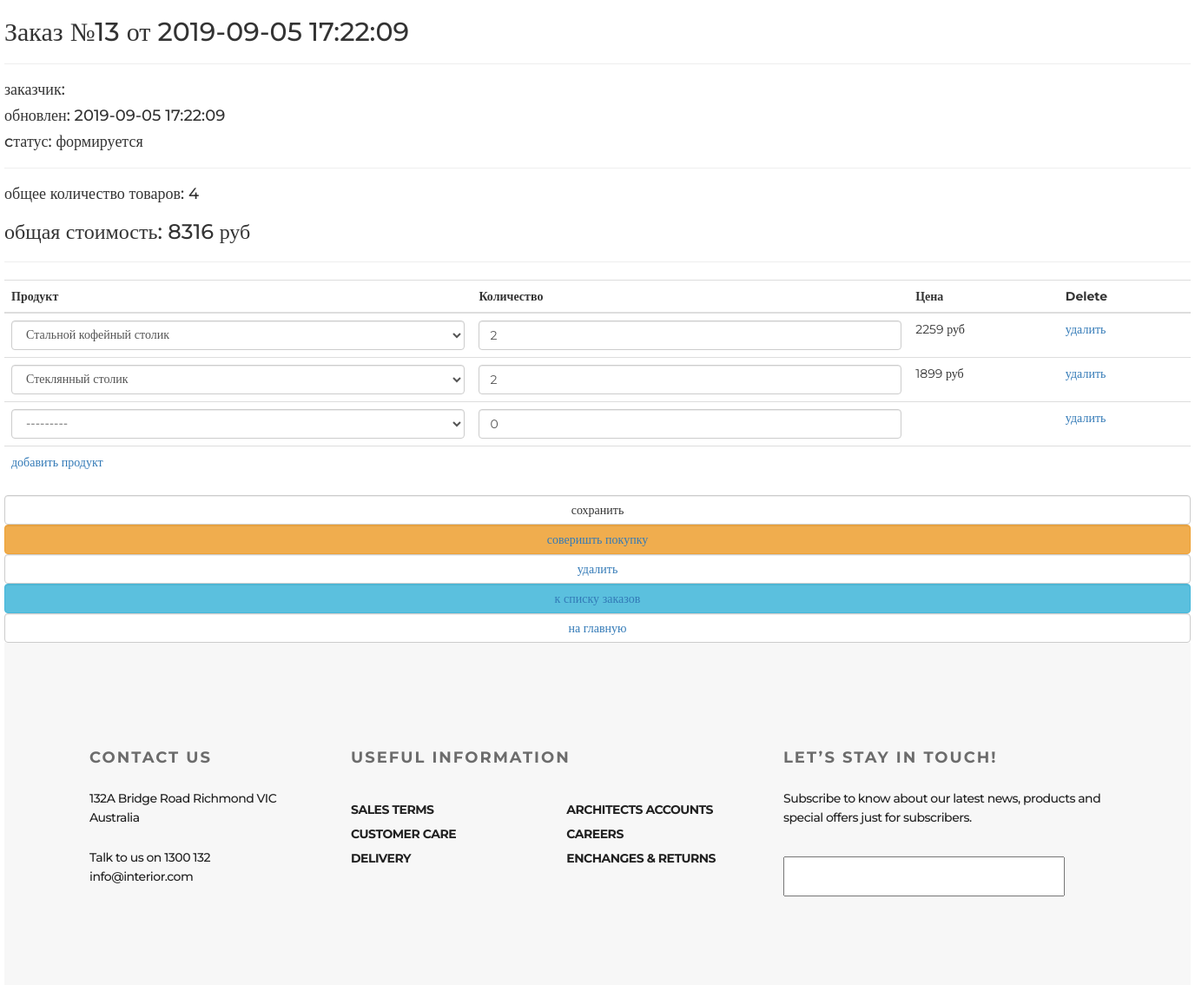
The page /order/update/13/ on the database its author committed.
### ordersapp/models.py (models this page shows, shortened)
class Order(models.Model):
    FORMING = 'FM'
    SENT_TO_PROCEED = 'STP'
    PROCEEDED = 'PRD'
    PAID = 'PD'
    READY = 'RDY'
    CANCEL = 'CNC'
    ORDER_STATUS_CHOICES = (
        (FORMING, 'формируется'),
        (SENT_TO_PROCEED, 'отправлен в обработку'),
        (PAID, 'оплачен'),
        (PROCEEDED, 'обрабатывается'),
        (READY, 'готов к выдаче'),
        (CANCEL, 'отменен'),
    )
    user = models.ForeignKey(settings.AUTH_USER_MODEL, on_delete=models.CASCADE)
    created = models.DateTimeField(verbose_name='создан', auto_now_add=True)
    updated = models.DateTimeField(verbose_name='обновлен', auto_now=True)
    status = models.CharField(verbose_name='статус', max_length=3, choices=ORDER_STATUS_CHOICES, default=FORMING)
    is_active = models.BooleanField(verbose_name='активен', default=True)
    class Meta:
        ordering = ('-created',)
        verbose_name = 'заказ'
        verbose_name_plural = 'заказы'
    def get_total_quantity(self):
        items = self.orderitems.select_related()
        return sum(list(map(lambda x: x.quantity, items)))
    def get_total_cost(self):
        items = self.orderitems.select_related()
        return sum(list(map(lambda x: x.quantity * x.product.price, items)))

class OrderItem(models.Model):
    order = models.ForeignKey(Order, related_name="orderitems", on_delete=models.CASCADE)
    product = models.ForeignKey(Product, verbose_name='продукт', on_delete=models.CASCADE)
    quantity = models.PositiveIntegerField(verbose_name='количество', default=0)
    objects = OrderItemQuerySet.as_manager()

### mainapp/models.py (models this page shows, shortened)
class Product(models.Model):
    name = models.CharField(max_length=32, unique=True)
    description = models.TextField(verbose_name='Описание')
    price = models.PositiveIntegerField(verbose_name='Цена')
    rating = models.PositiveIntegerField(verbose_name='Рейтинг', default=1)
    alt = models.CharField(max_length=255, verbose_name='Текст рисунка', default='Текст по умолчанию')
    category = models.ForeignKey(Category, on_delete=models.PROTECT)  # Выбираем эту, как наиболее простую.
    image = models.ImageField(upload_to='products', null=True, blank=True)
    isTrendy = models.BooleanField(verbose_name='Товар сейчас в тренде?', default=False)
    isTopSlider = models.BooleanField(verbose_name='Товар должен быть в верхнем слайдере?', default=False)
    SlideNo = models.PositiveIntegerField(verbose_name='Номер слайда в карусели верхнего слайдера', null=True, blank=True)
    isHot = models.BooleanField(verbose_name='Горячее предложение?', default=False)
    imageHot = models.ImageField(verbose_name='Картинка должна быть 1366х800 px', upload_to='products_hot', null=True, blank=True)
    SlideHotNo = models.PositiveIntegerField(verbose_name='Номер слайда в карусели "HOT"', null=True, blank=True)
    isNew = models.BooleanField(verbose_name='Поместить товар в раздел "новое"?', default=False)
    quantity = models.PositiveIntegerField(verbose_name='Количество на складе', default=1)
    isActive = models.BooleanField(verbose_name='Категория активна', default=True)
    @staticmethod #  статический метод - метод, к которому можно обращаться не через экземпляр класса, а через сам класс
    def get_items():
        return Product.objects.filter(isActive = True).order_by('category', 'name')
    def __str__(self):
        return self.name

### ordersapp/views.py (the view, shortened to what this page needs)
# urls.py: path('update/<int:pk>/', ordersapp.OrderItemsUpdate.as_view(), name='order_update'),
class OrderItemsUpdate(UpdateView):
    template_name = 'order_form.html'
    model = Order
    fields = []
    success_url = reverse_lazy('order:orders_list')
    def get_context_data(self, **kwargs):
        data = super(OrderItemsUpdate, self).get_context_data(**kwargs)
        OrderFormSet = inlineformset_factory(Order, OrderItem, form=OrderItemForm, extra=1)
        if self.request.POST:
            data['orderitems'] = OrderFormSet(self.request.POST, instance=self.object)
        else:
            formset = OrderFormSet(instance=self.object)
            for form in formset.forms:
                if form.instance.pk:
                    form.initial['price'] = form.instance.product.price
            data['orderitems'] = formset
        return data

### context_processors/basketProc.py (called while the page is built)
def basketProc(request):
    print(f'context processor basket works')
    basket = []
    if request.user.is_authenticated:
        basket_items = Basket.objects.filter(user=request.user)
        for i in basket_items:
            basket.append(i.product.category.name)
            basket.append(i.product.name)
            basket.append(i.product.price)
    return {
        'BasketP': basket
    }

### ordersapp/templates/order_form.html (shortened to what this page needs)
{% extends 'orderbase.html' %}
{% load static %}
{% block content %}
    {% include 'includes/inc_order_summary.html' %}
    <div class="order_form">
        <form action="" method="post">
            <table class="table">
                {% for form in orderitems.forms %}
                    {% if forloop.first %}
                        <thead>
                        <tr>
                            {% for field in form.visible_fields %}
                                <th class="{% cycle 'td1' 'td2' 'td3' 'td4' %} order formset_td">
                                    {{ field.label|capfirst }}
                                </th>
                            {% endfor %}
                        </tr>
                        </thead>
                    {% endif %}
                    <tr class="formset_row">
                        {% for field in form.visible_fields %}
                            <td class="{% cycle 'td1' 'td2' 'td3' 'td4' %} order formset_td">
                                {% if field.name != 'price' %}
{{ field }}
{% else %}
{% if field.value %}
<span class="orderitems-{{forloop.parentloop.counter0}}-price">
{{ field.value }}
</span> руб
{% endif %}
{% endif %}
                            </td>
                        {% endfor %}
                    </tr>
                {% endfor %}
            </table>
            <button type="submit" value="сохранить" class="btn btn-default btn-round form-control last">сохранить</button>
            {% include 'includes/inc_order_actions.html' %}
        </form>
    </div>
{% endblock %}

### ordersapp/templates/includes/inc_order_summary.html (shortened to what this page needs)
{% if object %}
    <div class="h2">
        Заказ №{{ object.pk }} от {{ object.created|date:"Y-m-d H:i:s" }}
    </div>
    <hr>
    <div class="h4">заказчик: {{ user.last_name }} {{ user.first_name }} </div>
    <div class="h4">обновлен: {{ object.updated|date:"Y-m-d H:i:s" }}</div>
    <div class="h4">cтатус: {{ object.get_status_display }}</div>
    <hr>
    <div class="h4">
        общее количество товаров:
        <span class="order_total_quantity">{{ object.get_total_quantity }}
        </span>
    </div>
    <div class="h3">
        общая стоимость:
        <span class="order_total_cost">{{ object.get_total_cost }}
        </span> руб
    </div>
{% endif %}
<hr>

### static/style.css (style rules this page uses)
* { margin: 0; padding: 0; }
body { font-family: "Montserrat" }

### rows shown on the page
Order: pk "13", created "2019-09-05 17:22:09", updated "2019-09-05 17:22:09", status "формируется", get_total_quantity "4", get_total_cost "8316"

### other values the page prints
{{ field.label|capfirst }} "Продукт" "Количество" "Цена" "Delete"
{{ field.value }} "2259" "1899"
